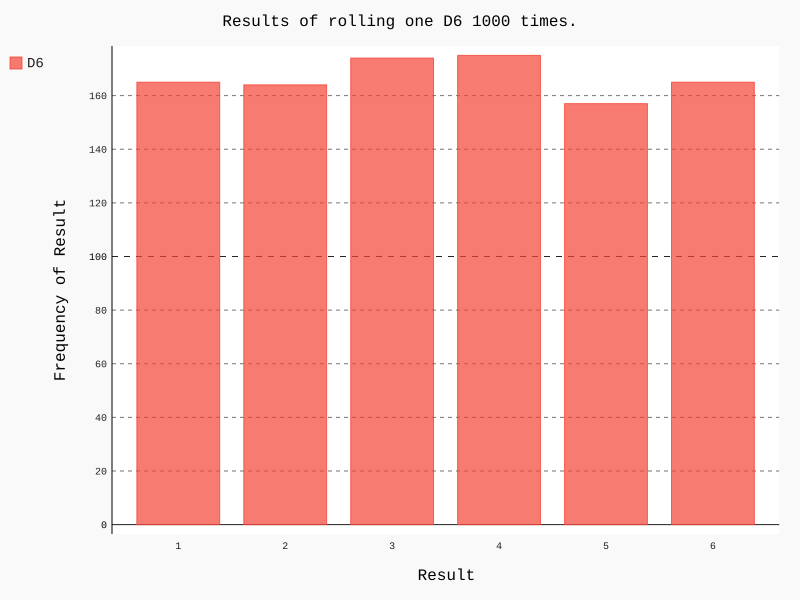

Python code for this plot:

# # 投掷骰子
# from die import Die 

# # 创建一个D6
# die = Die()

# # 投掷几次骰子，并将结果存储在一个列表中
# results = []

# for roll_num in range(1000):
# 	result = die.roll()
# 	results.append(result)

# # 分析结果
# frequencies = []

# for value in range(1, die.num_sides+1):
# 	frequency = results.count(value)
# 	frequencies.append(frequency)

# print(frequencies)


# 绘制直方图

import pygal
from die import Die 

# 创建一个D6
die = Die()

# 投掷几次骰子，并将结果存储在一个列表中
results = []

for roll_num in range(1000):
	result = die.roll()
	results.append(result)
# 分析结果
frequencies = []

for value in range(1, die.num_sides+1):
	frequency = results.count(value)
	frequencies.append(frequency)

# 对结果可视化
hist = pygal.Bar()

hist.title = "Results of rolling one D6 1000 times."
hist.x_labels = ['1', '2', '3', '4', '5', '6']
hist.x_title = "Result"
hist.y_title = "Frequency of Result"

hist.add('D6', frequencies)
hist.render_to_file('die_visual.svg')
